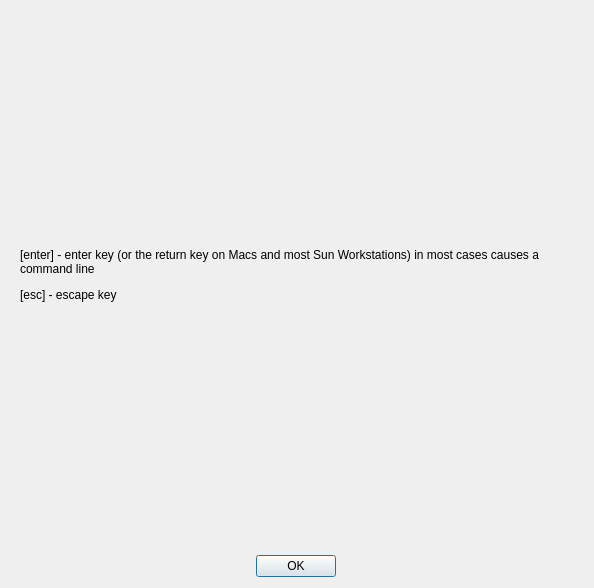
<?xml version="1.0" encoding="UTF-8"?>
<ui version="4.0">
 <class>InfoDialog</class>
 <widget class="QDialog" name="InfoDialog">
  <property name="windowModality">
   <enum>Qt::WindowModal</enum>
  </property>
  <property name="geometry">
   <rect>
    <x>0</x>
    <y>0</y>
    <width>594</width>
    <height>588</height>
   </rect>
  </property>
  <property name="windowTitle">
   <string>Info Dialog</string>
  </property>
  <widget class="QDialogButtonBox" name="buttonBox">
   <property name="geometry">
    <rect>
     <x>0</x>
     <y>550</y>
     <width>591</width>
     <height>32</height>
    </rect>
   </property>
   <property name="orientation">
    <enum>Qt::Horizontal</enum>
   </property>
   <property name="standardButtons">
    <set>QDialogButtonBox::Ok</set>
   </property>
   <property name="centerButtons">
    <bool>true</bool>
   </property>
  </widget>
  <widget class="QLabel" name="label">
   <property name="geometry">
    <rect>
     <x>20</x>
     <y>10</y>
     <width>551</width>
     <height>531</height>
    </rect>
   </property>
   <property name="text">
    <string>&lt;html&gt;&lt;head/&gt;&lt;body&gt;&lt;p&gt;[enter] - enter key (or the return key on Macs and most Sun Workstations) in most cases causes a command line&lt;/p&gt;&lt;p&gt;[esc] - escape key&lt;/p&gt;&lt;/body&gt;&lt;/html&gt;</string>
   </property>
   <property name="textFormat">
    <enum>Qt::RichText</enum>
   </property>
   <property name="wordWrap">
    <bool>true</bool>
   </property>
  </widget>
 </widget>
 <resources/>
 <connections>
  <connection>
   <sender>buttonBox</sender>
   <signal>accepted()</signal>
   <receiver>InfoDialog</receiver>
   <slot>accept()</slot>
   <hints>
    <hint type="sourcelabel">
     <x>248</x>
     <y>254</y>
    </hint>
    <hint type="destinationlabel">
     <x>157</x>
     <y>274</y>
    </hint>
   </hints>
  </connection>
  <connection>
   <sender>buttonBox</sender>
   <signal>rejected()</signal>
   <receiver>InfoDialog</receiver>
   <slot>reject()</slot>
   <hints>
    <hint type="sourcelabel">
     <x>316</x>
     <y>260</y>
    </hint>
    <hint type="destinationlabel">
     <x>286</x>
     <y>274</y>
    </hint>
   </hints>
  </connection>
 </connections>
</ui>
